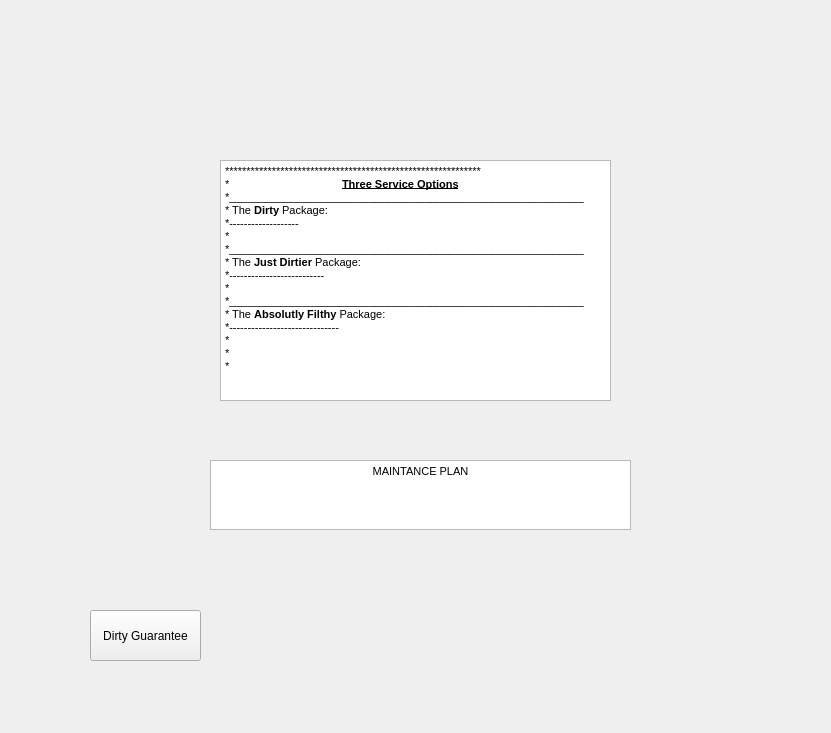
    <widget class="QWidget" name="page_5">
     <property name="geometry">
      <rect>
       <x>0</x>
       <y>0</y>
       <width>831</width>
       <height>733</height>
      </rect>
     </property>
     <attribute name="label">
      <string>Page</string>
     </attribute>
     <widget class="QTextEdit" name="textEdit_4">
      <property name="geometry">
       <rect>
        <x>210</x>
        <y>460</y>
        <width>421</width>
        <height>70</height>
       </rect>
      </property>
      <property name="html">
       <string>&lt;!DOCTYPE HTML PUBLIC &quot;-//W3C//DTD HTML 4.0//EN&quot; &quot;http://www.w3.org/TR/REC-html40/strict.dtd&quot;&gt;
&lt;html&gt;&lt;head&gt;&lt;meta name=&quot;qrichtext&quot; content=&quot;1&quot; /&gt;&lt;style type=&quot;text/css&quot;&gt;
p, li { white-space: pre-wrap; }
&lt;/style&gt;&lt;/head&gt;&lt;body style=&quot; font-family:'MS Shell Dlg 2'; font-size:8.25pt; font-weight:400; font-style:normal;&quot;&gt;
&lt;p align=&quot;center&quot; style=&quot; margin-top:0px; margin-bottom:0px; margin-left:0px; margin-right:0px; -qt-block-indent:0; text-indent:0px;&quot;&gt;&lt;span style=&quot; font-size:7.875pt;&quot;&gt;MAINTANCE PLAN&lt;/span&gt;&lt;/p&gt;&lt;/body&gt;&lt;/html&gt;</string>
      </property>
     </widget>
     <widget class="QTextEdit" name="textEdit_5">
      <property name="geometry">
       <rect>
        <x>220</x>
        <y>160</y>
        <width>391</width>
        <height>241</height>
       </rect>
      </property>
      <property name="readOnly">
       <bool>true</bool>
      </property>
      <property name="html">
       <string>&lt;!DOCTYPE HTML PUBLIC &quot;-//W3C//DTD HTML 4.0//EN&quot; &quot;http://www.w3.org/TR/REC-html40/strict.dtd&quot;&gt;
&lt;html&gt;&lt;head&gt;&lt;meta name=&quot;qrichtext&quot; content=&quot;1&quot; /&gt;&lt;style type=&quot;text/css&quot;&gt;
p, li { white-space: pre-wrap; }
&lt;/style&gt;&lt;/head&gt;&lt;body style=&quot; font-family:'MS Shell Dlg 2'; font-size:8.25pt; font-weight:400; font-style:normal;&quot;&gt;
&lt;p style=&quot; margin-top:0px; margin-bottom:0px; margin-left:0px; margin-right:0px; -qt-block-indent:0; text-indent:0px;&quot;&gt;&lt;span style=&quot; font-size:7.875pt;&quot;&gt;************************************************************&lt;/span&gt;&lt;/p&gt;
&lt;p style=&quot; margin-top:0px; margin-bottom:0px; margin-left:0px; margin-right:0px; -qt-block-indent:0; text-indent:0px;&quot;&gt;&lt;span style=&quot; font-size:7.875pt;&quot;&gt;*                                     &lt;/span&gt;&lt;span style=&quot; font-size:7.875pt; font-weight:600; text-decoration: underline;&quot;&gt;Three Service Options                                                   &lt;/span&gt;&lt;span style=&quot; font-size:7.875pt;&quot;&gt; *__________________________________________________________&lt;/span&gt;&lt;/p&gt;
&lt;p style=&quot; margin-top:0px; margin-bottom:0px; margin-left:0px; margin-right:0px; -qt-block-indent:0; text-indent:0px;&quot;&gt;&lt;span style=&quot; font-size:7.875pt;&quot;&gt;* The &lt;/span&gt;&lt;span style=&quot; font-size:7.875pt; font-weight:600;&quot;&gt;Dirty&lt;/span&gt;&lt;span style=&quot; font-size:7.875pt;&quot;&gt; Package:                                                                         &lt;/span&gt;&lt;/p&gt;
&lt;p style=&quot; margin-top:0px; margin-bottom:0px; margin-left:0px; margin-right:0px; -qt-block-indent:0; text-indent:0px;&quot;&gt;&lt;span style=&quot; font-size:7.875pt;&quot;&gt;*-------------------                                                                               &lt;/span&gt;&lt;/p&gt;
&lt;p style=&quot; margin-top:0px; margin-bottom:0px; margin-left:0px; margin-right:0px; -qt-block-indent:0; text-indent:0px;&quot;&gt;&lt;span style=&quot; font-size:7.875pt;&quot;&gt;*                                                                                                                                                                                                          &lt;/span&gt;&lt;/p&gt;
&lt;p style=&quot; margin-top:0px; margin-bottom:0px; margin-left:0px; margin-right:0px; -qt-block-indent:0; text-indent:0px;&quot;&gt;&lt;span style=&quot; font-size:7.875pt;&quot;&gt;*__________________________________________________________&lt;/span&gt;&lt;/p&gt;
&lt;p style=&quot; margin-top:0px; margin-bottom:0px; margin-left:0px; margin-right:0px; -qt-block-indent:0; text-indent:0px;&quot;&gt;&lt;span style=&quot; font-size:7.875pt;&quot;&gt;* The &lt;/span&gt;&lt;span style=&quot; font-size:7.875pt; font-weight:600;&quot;&gt;Just Dirtier&lt;/span&gt;&lt;span style=&quot; font-size:7.875pt;&quot;&gt; Package:                        &lt;/span&gt;&lt;/p&gt;
&lt;p style=&quot; margin-top:0px; margin-bottom:0px; margin-left:0px; margin-right:0px; -qt-block-indent:0; text-indent:0px;&quot;&gt;&lt;span style=&quot; font-size:7.875pt;&quot;&gt;*--------------------------                                &lt;/span&gt;&lt;/p&gt;
&lt;p style=&quot; margin-top:0px; margin-bottom:0px; margin-left:0px; margin-right:0px; -qt-block-indent:0; text-indent:0px;&quot;&gt;&lt;span style=&quot; font-size:7.875pt;&quot;&gt;*                                                          &lt;/span&gt;&lt;/p&gt;
&lt;p style=&quot; margin-top:0px; margin-bottom:0px; margin-left:0px; margin-right:0px; -qt-block-indent:0; text-indent:0px;&quot;&gt;&lt;span style=&quot; font-size:7.875pt;&quot;&gt;*__________________________________________________________&lt;/span&gt;&lt;/p&gt;
&lt;p style=&quot; margin-top:0px; margin-bottom:0px; margin-left:0px; margin-right:0px; -qt-block-indent:0; text-indent:0px;&quot;&gt;&lt;span style=&quot; font-size:7.875pt;&quot;&gt;* The &lt;/span&gt;&lt;span style=&quot; font-size:7.875pt; font-weight:600;&quot;&gt;Absolutly Filthy&lt;/span&gt;&lt;span style=&quot; font-size:7.875pt;&quot;&gt; Package:                            &lt;/span&gt;&lt;/p&gt;
&lt;p style=&quot; margin-top:0px; margin-bottom:0px; margin-left:0px; margin-right:0px; -qt-block-indent:0; text-indent:0px;&quot;&gt;&lt;span style=&quot; font-size:7.875pt;&quot;&gt;*------------------------------                            &lt;/span&gt;&lt;/p&gt;
&lt;p style=&quot; margin-top:0px; margin-bottom:0px; margin-left:0px; margin-right:0px; -qt-block-indent:0; text-indent:0px;&quot;&gt;&lt;span style=&quot; font-size:7.875pt;&quot;&gt;*                                                          &lt;/span&gt;&lt;/p&gt;
&lt;p style=&quot; margin-top:0px; margin-bottom:0px; margin-left:0px; margin-right:0px; -qt-block-indent:0; text-indent:0px;&quot;&gt;&lt;span style=&quot; font-size:7.875pt;&quot;&gt;*                                                          &lt;/span&gt;&lt;/p&gt;
&lt;p style=&quot; margin-top:0px; margin-bottom:0px; margin-left:0px; margin-right:0px; -qt-block-indent:0; text-indent:0px;&quot;&gt;&lt;span style=&quot; font-size:7.875pt;&quot;&gt;*                                                          &lt;/span&gt;&lt;/p&gt;&lt;/body&gt;&lt;/html&gt;</string>
      </property>
     </widget>
     <widget class="QPushButton" name="pushButton_2">
      <property name="geometry">
       <rect>
        <x>90</x>
        <y>610</y>
        <width>111</width>
        <height>51</height>
       </rect>
      </property>
      <property name="text">
       <string>Dirty Guarantee</string>
      </property>
     </widget>
    </widget>
